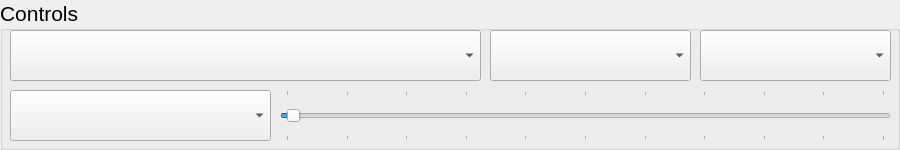
         <widget class="QGroupBox" name="ControlGroupBox">
          <property name="enabled">
           <bool>true</bool>
          </property>
          <property name="sizePolicy">
           <sizepolicy hsizetype="Preferred" vsizetype="Fixed">
            <horstretch>0</horstretch>
            <verstretch>0</verstretch>
           </sizepolicy>
          </property>
          <property name="minimumSize">
           <size>
            <width>0</width>
            <height>150</height>
           </size>
          </property>
          <property name="font">
           <font>
            <pointsize>16</pointsize>
           </font>
          </property>
          <property name="title">
           <string>Controls</string>
          </property>
          <widget class="QComboBox" name="FilterComboBox">
           <property name="enabled">
            <bool>true</bool>
           </property>
           <property name="geometry">
            <rect>
             <x>10</x>
             <y>30</y>
             <width>471</width>
             <height>51</height>
            </rect>
           </property>
           <property name="font">
            <font>
             <pointsize>14</pointsize>
            </font>
           </property>
          </widget>
          <widget class="QComboBox" name="LaserComboBox">
           <property name="enabled">
            <bool>true</bool>
           </property>
           <property name="geometry">
            <rect>
             <x>10</x>
             <y>90</y>
             <width>261</width>
             <height>51</height>
            </rect>
           </property>
           <property name="font">
            <font>
             <pointsize>14</pointsize>
            </font>
           </property>
          </widget>
          <widget class="QComboBox" name="ShutterComboBox">
           <property name="enabled">
            <bool>true</bool>
           </property>
           <property name="geometry">
            <rect>
             <x>700</x>
             <y>30</y>
             <width>191</width>
             <height>51</height>
            </rect>
           </property>
           <property name="font">
            <font>
             <pointsize>14</pointsize>
            </font>
           </property>
          </widget>
          <widget class="QComboBox" name="ZoomComboBox">
           <property name="enabled">
            <bool>true</bool>
           </property>
           <property name="geometry">
            <rect>
             <x>490</x>
             <y>30</y>
             <width>201</width>
             <height>51</height>
            </rect>
           </property>
           <property name="font">
            <font>
             <pointsize>14</pointsize>
            </font>
           </property>
          </widget>
          <widget class="QSlider" name="LaserIntensitySlider">
           <property name="geometry">
            <rect>
             <x>280</x>
             <y>90</y>
             <width>611</width>
             <height>51</height>
            </rect>
           </property>
           <property name="font">
            <font>
             <pointsize>16</pointsize>
            </font>
           </property>
           <property name="autoFillBackground">
            <bool>false</bool>
           </property>
           <property name="maximum">
            <number>100</number>
           </property>
           <property name="value">
            <number>1</number>
           </property>
           <property name="tracking">
            <bool>false</bool>
           </property>
           <property name="orientation">
            <enum>Qt::Horizontal</enum>
           </property>
           <property name="invertedAppearance">
            <bool>false</bool>
           </property>
           <property name="invertedControls">
            <bool>false</bool>
           </property>
           <property name="tickPosition">
            <enum>QSlider::TicksBothSides</enum>
           </property>
           <property name="tickInterval">
            <number>10</number>
           </property>
          </widget>
         </widget>
